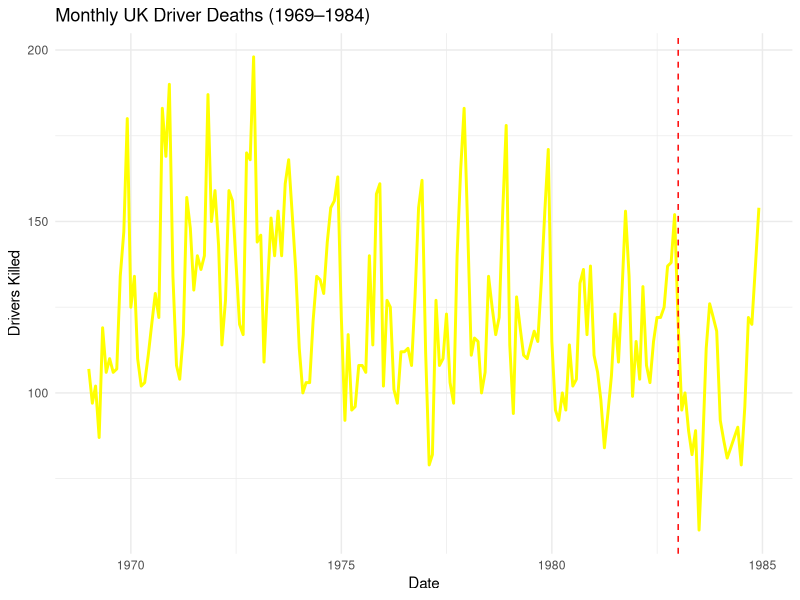

Source code (R):
## ---- chunk 1
# Loading the Seatbelts dataset
data(Seatbelts)

# Displaying the structure of the dataset
# This shows the number of observations, variables, and data type
str(Seatbelts)
## ---- chunk 2
tail(Seatbelts)
## ---- chunk 3
#| echo: false

# Showing summary statistics for the number of drivers killed per month
summary(Seatbelts[, "DriversKilled"])

## ---- chunk 4
# Loading ggplot2 package for plotting
library(ggplot2)

# Converting the Seatbelts time series to a data frame with date and variables
df <- data.frame(
  # Monthly dates
  date = seq(as.Date("1969-01-01"), as.Date("1984-12-01"), by = "month"), 
  # Number of drivers killed each month
  DriversKilled = as.numeric(Seatbelts[, "DriversKilled"]),   
  # 0 or 1 indicating if seatbelt law was in effect
  law = as.numeric(Seatbelts[, "law"])                                     
)

# Create the plot
ggplot(df, aes(x = date, y = DriversKilled)) +
   # Line plot in dark blue
  geom_line(color = "yellow", linewidth = 1) +      
  # Red dashed line for seatbelt law start
  geom_vline(xintercept = as.Date("1983-01-01"), linetype = "dashed", 
             color = "red") +                                              
  labs(
    title = "Monthly UK Driver Deaths (1969–1984)",   # Title of the plot                     
    x = "Date", # X-axis label                                                           
    y = "Drivers Killed"  # Y-axis label                                                 
  ) +
  theme_minimal()                                                         

